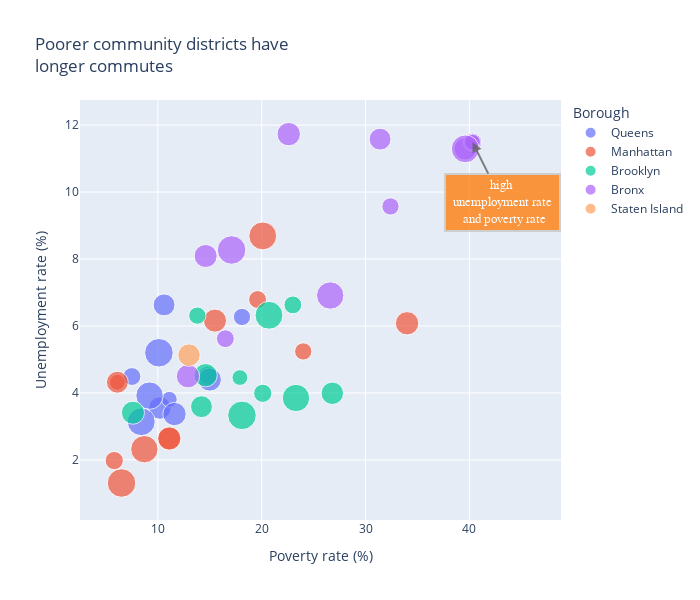

The notebook cell saved with this chart:
### Markdown cell above
# Visualization 4: Poorer community districts have longer commutes

### Code cell
s1 = 'Poverty rate'
s2 = 'Unemployment rate'
cd = 'PU_average_duration (min)'
l = {
                     "color": "Borough",
                     "PU_average_duration (min)" :'Taxi (average duration min)',
                     "Poverty rate" :"Poverty rate (%)",
                     "Unemployment rate" :"Unemployment rate (%)",
                 
                 }
a_text = "high <br> unemployment rate <br> and poverty rate"

create_scatter(s1,s2,cd,"Poorer community districts have<br>longer commutes",l , a_text, 40.3,11.49)

### Figure 1 — Plotly figure (JSON) as saved in the notebook; plotly's stock layout.template omitted (floating-point values rounded to 4 significant figures)
{"data": [{"hovertemplate": "<b>%{hovertext}</b><br><br>Borough=Queens<br>Poverty rate (%)=%{x}<br>Unemployment rate (%)=%{y}<br>Taxi (average duration min)=%{marker.size}<extra></extra>", "hovertext": ["QN04 Elmhurst-Corona (CD 4 Approximation)", "QN14 The Rockaways (CD 14 Approximation)", "QN07 Flushing-Murray Hill-Whitestone (CD 7 Approximation)", "QN06 Forest Hills-Rego Park (CD 6 Approximation)", "QN09 Kew Gardens-Richmond Hill-Woodhaven (CD 9 Approximation)", "QN01 Astoria-Queensbridge (CD 1 Equivalent)", "QN03 Jackson Heights-East Elmhurst (CD 3 Approximation)", "QN05 Ridgewood-Maspeth-Middle Village (CD 5 Approximation)", "QN02 Long Island City-Sunnyside-Woodside (CD 2 Approximation)", "QN10 South Ozone Park-Howard Beach (CD 10 Approximation)", "QN12 Jamaica-St. Albans-Hollis (CD 12 Approximation)"], "legendgroup": "Queens", "marker": {"color": "#636efa", "size": [26.09, 15.43, 17.18, 12.91, 42.1, 28.18, 27.54, 40.02, 38.66, 16.52, 24.74, 28.37, 46.36, 28.53, 31.69, 35.54, 37.12, 24.89, 26.5, 37.22, 39.74, 33.78, 33.49, 24.01, 31.2, 13.75, 33.49, 33.45, 37.44, 14.17, 25.28, 22.12, 24.55, 17.84, 13.99, 28.81, 32.56, 21.17, 32.64, 31.9, 17.9, 34.29, 21.01, 22.74, 15.55, 22.6, 38.3], "sizemin": 4, "sizemode": "area", "sizeref": 0.103, "symbol": "circle"}, "mode": "markers", "name": "Queens", "orientation": "v", "showlegend": true, "type": "scatter", "x": [10.2, 18.1, 14.8, 11.1, 10.1, 11.6, 15, 8.4, 9.2, 7.5, 10.6], "xaxis": "x", "y": [3.55, 6.27, 4.53, 3.81, 5.2, 3.37, 4.4, 3.14, 3.92, 4.49, 6.63], "yaxis": "y"}, {"hovertemplate": "<b>%{hovertext}</b><br><br>Borough=Manhattan<br>Poverty rate (%)=%{x}<br>Unemployment rate (%)=%{y}<br>Taxi (average duration min)=%{marker.size}<extra></extra>", "hovertext": ["MN04 Chelsea-Hell's Kitchen (CD 4 Approximation)", "MN03 Lower East Side-Chinatown (CD 3 Equivalent)", "MN08 Upper East Side-Roosevelt Island (CD 8 Equivalent)", "MN02 Greenwich Village-SoHo (CD 2 Equivalent)", "MN06 East Midtown-Murray Hill (CD 6 Approximation)", "MN11 East Harlem (CD 11 Equivalent)", "MN12 Washington Heights-Inwood (CD 12 Equivalent)", "MN10 Harlem (CD 10 Equivalent)", "MN07 Upper West Side (CD 7 Approximation)", "MN09 Morningside Heights-Hamilton Heights (CD 9 Equivalent)", "MN01 Financial District-Tribeca (CD 1 Equivalent)", "MN05 Midtown-Flatiron-Union Square (CD 5 Approximation)"], "legendgroup": "Manhattan", "marker": {"color": "#EF553B", "size": [26.09, 15.43, 17.18, 12.91, 42.1, 28.18, 27.54, 40.02, 38.66, 16.52, 24.74, 28.37, 46.36, 28.53, 31.69, 35.54, 37.12, 24.89, 26.5, 37.22, 39.74, 33.78, 33.49, 24.01, 31.2, 13.75, 33.49, 33.45, 37.44, 14.17, 25.28, 22.12, 24.55, 17.84, 13.99, 28.81, 32.56, 21.17, 32.64, 31.9, 17.9, 34.29, 21.01, 22.74, 15.55, 22.6, 38.3], "sizemin": 4, "sizemode": "area", "sizeref": 0.103, "symbol": "circle"}, "mode": "markers", "name": "Manhattan", "orientation": "v", "showlegend": true, "type": "scatter", "x": [11.1, 24, 5.8, 6.1, 6.5, 34, 15.5, 20.1, 8.7, 19.6, 6.1, 11.1], "xaxis": "x", "y": [2.64, 5.24, 1.98, 4.32, 1.31, 6.08, 6.16, 8.69, 2.32, 6.79, 4.32, 2.64], "yaxis": "y"}, {"hovertemplate": "<b>%{hovertext}</b><br><br>Borough=Brooklyn<br>Poverty rate (%)=%{x}<br>Unemployment rate (%)=%{y}<br>Taxi (average duration min)=%{marker.size}<extra></extra>", "hovertext": ["BK12 Borough Park-Kensington (CD 12 Approximation)", "BK02 Downtown Brooklyn-Fort Greene (CD 2 Approximation)", "BK01 Williamsburg-Greenpoint (CD 1 Equivalent)", "BK09 Crown Heights (South) (CD 9 Approximation)", "BK07 Sunset Park-Windsor Terrace (CD 7 Approximation)", "BK11 Bensonhurst-Bath Beach (CD 11 Approximation)", "BK06 Park Slope-Carroll Gardens (CD 6 Approximation)", "BK04 Bushwick (CD 4 Equivalent)", "BK05 East New York-Cypress Hills (CD 5 Approximation)", "BK03 Bedford-Stuyvesant (CD 3 Approximation)", "BK10 Bay Ridge-Dyker Heights (CD 10 Approximation)"], "legendgroup": "Brooklyn", "marker": {"color": "#00cc96", "size": [26.09, 15.43, 17.18, 12.91, 42.1, 28.18, 27.54, 40.02, 38.66, 16.52, 24.74, 28.37, 46.36, 28.53, 31.69, 35.54, 37.12, 24.89, 26.5, 37.22, 39.74, 33.78, 33.49, 24.01, 31.2, 13.75, 33.49, 33.45, 37.44, 14.17, 25.28, 22.12, 24.55, 17.84, 13.99, 28.81, 32.56, 21.17, 32.64, 31.9, 17.9, 34.29, 21.01, 22.74, 15.55, 22.6, 38.3], "sizemin": 4, "sizemode": "area", "sizeref": 0.103, "symbol": "circle"}, "mode": "markers", "name": "Brooklyn", "orientation": "v", "showlegend": true, "type": "scatter", "x": [26.8, 13.8, 20.1, 17.9, 18.1, 14.6, 7.6, 20.7, 23.3, 23, 14.2], "xaxis": "x", "y": [3.99, 6.31, 3.99, 4.46, 3.33, 4.53, 3.41, 6.32, 3.85, 6.63, 3.59], "yaxis": "y"}, {"hovertemplate": "<b>%{hovertext}</b><br><br>Borough=Bronx<br>Poverty rate (%)=%{x}<br>Unemployment rate (%)=%{y}<br>Taxi (average duration min)=%{marker.size}<extra></extra>", "hovertext": ["BX01 Melrose-Mott Haven-Port Morris (CD 1 Approximation)", "BX04 Highbridge-Concourse (CD 4 Approximation)", "BX03 Morrisania-Crotona Park East (CD 3 Approximation)", "BX06 Tremont-Belmont-West Farms (CD 6 Approximation)", "BX12 Wakefield-Williamsbridge-Eastchester (CD 12 Approximation)", "BX10 Co-op City-Throgs Neck (CD 10 Approximation)", "BX11 Pelham Parkway-Morris Park (CD 11 Approximation)", "BX02 Longwood-Hunts Point (CD 2 Approximation)", "BX09 Soundview-Parkchester (CD 9 Approximation)", "BX08 Riverdale-Kingsbridge-Marble Hill (CD 8 Approximation)", "BX05 Morris Heights-Mount Hope (CD 5 Approximation)", "BX07 Fordham-Bedford Park-Norwood (CD 7 Approximation)"], "legendgroup": "Bronx", "marker": {"color": "#ab63fa", "size": [26.09, 15.43, 17.18, 12.91, 42.1, 28.18, 27.54, 40.02, 38.66, 16.52, 24.74, 28.37, 46.36, 28.53, 31.69, 35.54, 37.12, 24.89, 26.5, 37.22, 39.74, 33.78, 33.49, 24.01, 31.2, 13.75, 33.49, 33.45, 37.44, 14.17, 25.28, 22.12, 24.55, 17.84, 13.99, 28.81, 32.56, 21.17, 32.64, 31.9, 17.9, 34.29, 21.01, 22.74, 15.55, 22.6, 38.3], "sizemin": 4, "sizemode": "area", "sizeref": 0.103, "symbol": "circle"}, "mode": "markers", "name": "Bronx", "orientation": "v", "showlegend": true, "type": "scatter", "x": [39.6, 32.4, 40.3, 40.3, 17.1, 12.9, 14.6, 39.6, 26.6, 16.5, 31.4, 22.6], "xaxis": "x", "y": [11.29, 9.57, 11.49, 11.49, 8.27, 4.5, 8.09, 11.29, 6.91, 5.62, 11.58, 11.73], "yaxis": "y"}, {"hovertemplate": "<b>%{hovertext}</b><br><br>Borough=Staten Island<br>Poverty rate (%)=%{x}<br>Unemployment rate (%)=%{y}<br>Taxi (average duration min)=%{marker.size}<extra></extra>", "hovertext": ["SI01 North Shore (CD 1 Equivalent)"], "legendgroup": "Staten Island", "marker": {"color": "#FFA15A", "size": [26.09, 15.43, 17.18, 12.91, 42.1, 28.18, 27.54, 40.02, 38.66, 16.52, 24.74, 28.37, 46.36, 28.53, 31.69, 35.54, 37.12, 24.89, 26.5, 37.22, 39.74, 33.78, 33.49, 24.01, 31.2, 13.75, 33.49, 33.45, 37.44, 14.17, 25.28, 22.12, 24.55, 17.84, 13.99, 28.81, 32.56, 21.17, 32.64, 31.9, 17.9, 34.29, 21.01, 22.74, 15.55, 22.6, 38.3], "sizemin": 4, "sizemode": "area", "sizeref": 0.103, "symbol": "circle"}, "mode": "markers", "name": "Staten Island", "orientation": "v", "showlegend": true, "type": "scatter", "x": [13], "xaxis": "x", "y": [5.13], "yaxis": "y"}], "layout": {"annotations": [{"align": "center", "arrowcolor": "#636363", "arrowhead": 2, "arrowsize": 1, "arrowwidth": 2, "ax": 30, "ay": 60, "bgcolor": "#ff7f0e", "bordercolor": "#c7c7c7", "borderpad": 4, "borderwidth": 2, "font": {"color": "#ffffff", "family": "Courier New, monospace", "size": 13}, "opacity": 0.8, "showarrow": true, "text": "high <br> unemployment rate <br> and poverty rate", "x": 40.3, "xref": "x", "y": 11.49, "yref": "y"}], "autosize": false, "height": 600, "legend": {"itemsizing": "constant", "title": {"text": "Borough"}, "tracegroupgap": 0}, "title": {"text": "Poorer community districts have<br>longer commutes"}, "width": 700, "xaxis": {"anchor": "y", "domain": [0, 1], "title": {"text": "Poverty rate (%)"}}, "yaxis": {"anchor": "x", "domain": [0, 1], "title": {"text": "Unemployment rate (%)"}}}}
